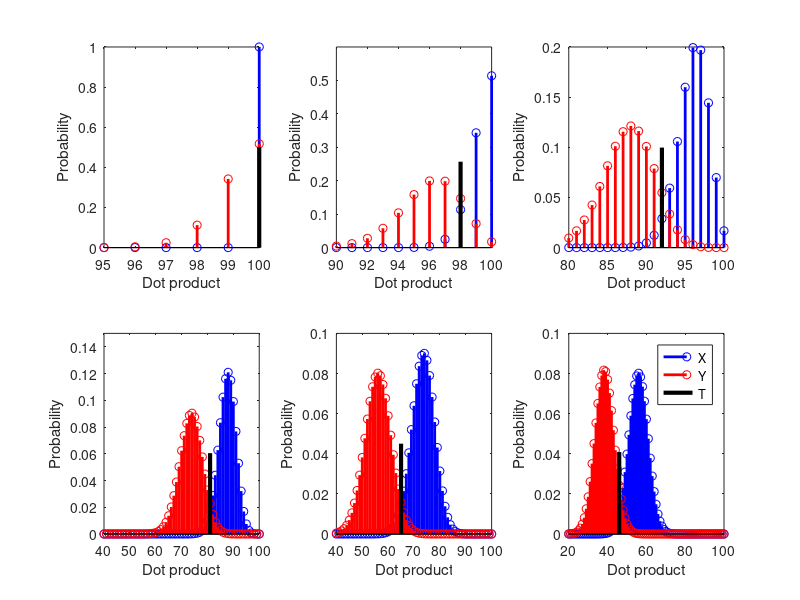

This figure's MATLAB source:
clear all
D=10000; % length of bloom filter 
one_n=100; % number of hash functions or alternatively number of ones in an HD vector
dens=one_n/D; % probability of one
F=500; %total number of elements stored the filter
%N=10000; %total number of elements the initial memory
%disp((D/F)*log(2)) % optimal number of hash functions in bloom filter for the given parameters


%theoretical estimations of probabilities of elements in the counting filter
p1=dens;
%pd_bin = makedist('Binomial','N',F,'p',p1); %create binomial distribution
bins = 0:F;
pdf_bins = binopdf(bins,F,p1); 


%estimate probabiltiy of zero in the thresholded bloom filter
thr=0:5; %thresholds for setting 1 in the autoscaling bloom filter
p0_bf=zeros(size(thr));
for i=1:length(thr)
    p0_bf(1,i)=sum(pdf_bins(1:thr(i)+1));
end

%Estimate Binomial distributions for given binarization threshold
bins_2 = 0:one_n;
for i=1:length(thr)
    thr_v=thr(i);
    expectation=(F*one_n  - sum(D*([0:i-1]).*pdf_bins(1:i))      )/(F*one_n); % expected density of bloom filter?
    pdf_bins2(i,:) = binopdf(bins_2,one_n,expectation  ); %distribution of dot products for true positives
    pdf_bins3(i,:) = binopdf(bins_2,one_n,(1-p0_bf(i))); %distribution of dot products for false positives
end

%calculate TP and FP for a range of parameters: binarizarion threshold
%(thr) and decision threshold (thr_th)
TNFP=cell(1,length(thr));
for i=1:length(thr)
    for thr_th=0:one_n
        
        TNFP{1,i}(thr_th+1,1)= sum(pdf_bins2(i,thr_th+1:end)); % calculate TRP
        TNFP{1,i}(thr_th+1,2)=sum(pdf_bins3(i,thr_th+1:end)); %calculate FRP
        
    end
    
    %calculate ACC using TRP and FPR
    TNFP{1,i}(:,3)=(TNFP{1,i}(:,1)+(1-TNFP{1,i}(:,2)))/2;
end

%brute force search for the best threshold given that TP should be higher than 0.97
THR=zeros(length(thr),4); %best threshold for each value
for i=1:length(thr)
    [~,ind]=max(TNFP{1,i}( (TNFP{1,i}(:,1)>=0.97 )  ,3) );
    
    THR(i,1)=ind-1;% get the actual threshold
    THR(i,2:4)=TNFP{1,i}(ind,:); % get the corresponding performance values: TRP, FRP, and ACC
    
end

%plot results
figure()
for i=1:length(thr)
    subplot(2,3,i)
    box on
    hold on
    stem(bins_2,pdf_bins2(i,:),'b','LineWidth',2) % plot distribution of dot products for true positives 
    stem(bins_2,pdf_bins3(i,:),'r','LineWidth',2) % plot distribution of dot products for false positives
    ampl=0.5* max( [pdf_bins2(i,:),pdf_bins3(i,:)] );% plot amplitude bar for threshold T
    plot([THR(i,1),THR(i,1)], [0,ampl],'k','LineWidth',3)
    xlabel('Dot product')
    ylabel('Probability')
    
    %used to set axis limits and legends
    if i==1
        xlim([95,100])
        ylim([0.0,1.0])
    elseif i==2
        xlim([90,100])
        ylim([0.0,0.6])
    elseif i==3
        xlim([80,100])
        ylim([0.0,0.2])
    elseif i==4
        xlim([40,100])
        ylim([0.0,0.15])
    elseif i==5
        xlim([40,100])
        ylim([0.0,0.1])
    elseif i==6
        xlim([20,100]) 
        ylim([0.0,0.1])
        legend({'X','Y','T'})
    end
    
    
end

